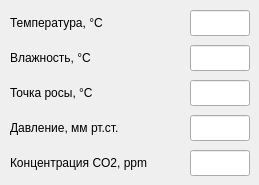
      <widget class="QWidget" name="sens_6">
       <attribute name="title">
        <string>6</string>
       </attribute>
       <widget class="QLineEdit" name="__rs485_Temp_6">
        <property name="enabled">
         <bool>true</bool>
        </property>
        <property name="geometry">
         <rect>
          <x>190</x>
          <y>10</y>
          <width>60</width>
          <height>26</height>
         </rect>
        </property>
        <property name="alignment">
         <set>Qt::AlignRight|Qt::AlignTrailing|Qt::AlignVCenter</set>
        </property>
        <property name="dragEnabled">
         <bool>false</bool>
        </property>
        <property name="readOnly">
         <bool>true</bool>
        </property>
       </widget>
       <widget class="QLineEdit" name="__rs485_Press_6">
        <property name="enabled">
         <bool>true</bool>
        </property>
        <property name="geometry">
         <rect>
          <x>190</x>
          <y>115</y>
          <width>60</width>
          <height>26</height>
         </rect>
        </property>
        <property name="alignment">
         <set>Qt::AlignRight|Qt::AlignTrailing|Qt::AlignVCenter</set>
        </property>
        <property name="dragEnabled">
         <bool>false</bool>
        </property>
        <property name="readOnly">
         <bool>true</bool>
        </property>
       </widget>
       <widget class="QLabel" name="label_157">
        <property name="geometry">
         <rect>
          <x>10</x>
          <y>80</y>
          <width>121</width>
          <height>26</height>
         </rect>
        </property>
        <property name="font">
         <font>
          <family>Arial</family>
          <pointsize>9</pointsize>
          <kerning>true</kerning>
         </font>
        </property>
        <property name="text">
         <string>Точка росы, °С</string>
        </property>
       </widget>
       <widget class="QLabel" name="label_158">
        <property name="geometry">
         <rect>
          <x>10</x>
          <y>45</y>
          <width>121</width>
          <height>26</height>
         </rect>
        </property>
        <property name="font">
         <font>
          <family>Arial</family>
          <pointsize>9</pointsize>
          <kerning>true</kerning>
         </font>
        </property>
        <property name="text">
         <string>Влажность, °С</string>
        </property>
       </widget>
       <widget class="QLineEdit" name="__rs485_CO2_6">
        <property name="enabled">
         <bool>true</bool>
        </property>
        <property name="geometry">
         <rect>
          <x>190</x>
          <y>150</y>
          <width>60</width>
          <height>26</height>
         </rect>
        </property>
        <property name="alignment">
         <set>Qt::AlignRight|Qt::AlignTrailing|Qt::AlignVCenter</set>
        </property>
        <property name="dragEnabled">
         <bool>false</bool>
        </property>
        <property name="readOnly">
         <bool>true</bool>
        </property>
       </widget>
       <widget class="QLineEdit" name="__rs485_Hum_6">
        <property name="enabled">
         <bool>true</bool>
        </property>
        <property name="geometry">
         <rect>
          <x>190</x>
          <y>45</y>
          <width>60</width>
          <height>26</height>
         </rect>
        </property>
        <property name="alignment">
         <set>Qt::AlignRight|Qt::AlignTrailing|Qt::AlignVCenter</set>
        </property>
        <property name="dragEnabled">
         <bool>false</bool>
        </property>
        <property name="readOnly">
         <bool>true</bool>
        </property>
       </widget>
       <widget class="QLineEdit" name="__rs485_Dew_6">
        <property name="enabled">
         <bool>true</bool>
        </property>
        <property name="geometry">
         <rect>
          <x>190</x>
          <y>80</y>
          <width>60</width>
          <height>26</height>
         </rect>
        </property>
        <property name="alignment">
         <set>Qt::AlignRight|Qt::AlignTrailing|Qt::AlignVCenter</set>
        </property>
        <property name="dragEnabled">
         <bool>false</bool>
        </property>
        <property name="readOnly">
         <bool>true</bool>
        </property>
       </widget>
       <widget class="QLabel" name="label_159">
        <property name="geometry">
         <rect>
          <x>10</x>
          <y>150</y>
          <width>181</width>
          <height>26</height>
         </rect>
        </property>
        <property name="font">
         <font>
          <family>Arial</family>
          <pointsize>9</pointsize>
          <kerning>true</kerning>
         </font>
        </property>
        <property name="text">
         <string>Концентрация CO2, ppm</string>
        </property>
       </widget>
       <widget class="QLabel" name="label_160">
        <property name="geometry">
         <rect>
          <x>10</x>
          <y>10</y>
          <width>131</width>
          <height>26</height>
         </rect>
        </property>
        <property name="font">
         <font>
          <family>Arial</family>
          <pointsize>9</pointsize>
          <kerning>true</kerning>
         </font>
        </property>
        <property name="text">
         <string>Температура, °С</string>
        </property>
       </widget>
       <widget class="QLabel" name="label_161">
        <property name="geometry">
         <rect>
          <x>10</x>
          <y>115</y>
          <width>141</width>
          <height>26</height>
         </rect>
        </property>
        <property name="font">
         <font>
          <family>Arial</family>
          <pointsize>9</pointsize>
          <kerning>true</kerning>
         </font>
        </property>
        <property name="text">
         <string>Давление, мм рт.ст.</string>
        </property>
       </widget>
      </widget>
